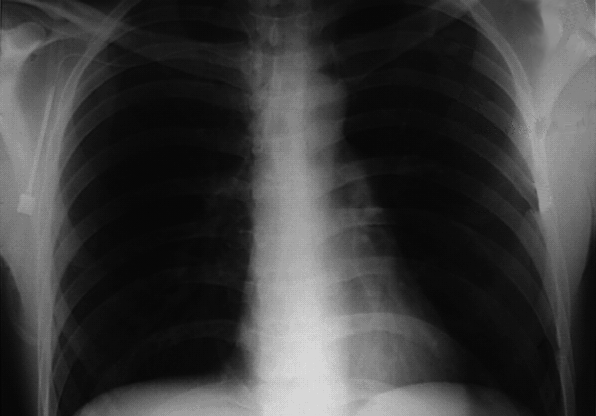
#> input picture Lab2/pics/xRayChest.tif, 596 x 416 px
$ python equalization.py
#> lines starting #> are read from the running program, lines starting #| are printed output that depends on the picture
import numpy as np
import matplotlib.pyplot as plt
from skimage import io, color, exposure

# Load the input image
image_path = './pics/xRayChest.tif'
tif_image = io.imread(image_path)
#> tif_image is the input picture: shape (416, 596); min 3, max 227, mean 59.9

# Convert the image to grayscale if it has multiple channels
if tif_image.ndim == 3:  # Check if the image has multiple channels
    tif_gray = color.rgb2gray(tif_image)
else:
    tif_gray = tif_image

# Calculate the histogram of the input image
hist_original, bins_original = np.histogram(tif_gray, bins=256, range=(0, 255))
#> hist_original = 256 values, max 21086 at index 11, min 0 at index 0, mean 968.5; bins_original = 257 values from 0 to 255

# Calculate the cumulative distribution function (CDF)
cdf = np.cumsum(hist_original)
#> cdf = 256 values from 0 to 247936

# Normalize the CDF to span the entire intensity range (0 to 255)
cdf_normalized = cdf / cdf[-1]
#> cdf_normalized = 256 values from 0 to 1

# Create a lookup table to map pixel values
equalization_lookup = (cdf_normalized * 255).astype(np.uint8)
#> equalization_lookup = 256 values from 0 to 255

# Apply the lookup table to the image to perform equalization
equalized_image = equalization_lookup[tif_gray]
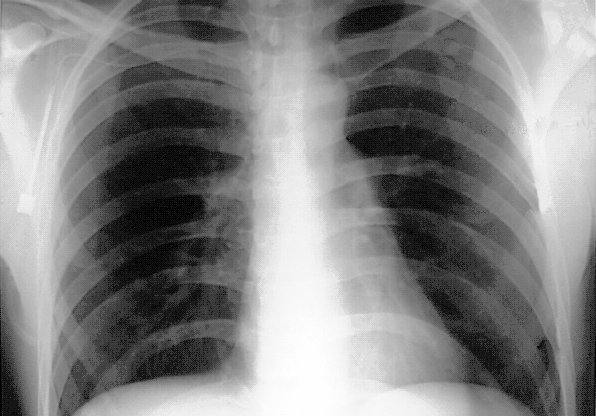
#> equalized_image: shape (416, 596); min 0, max 255, mean 130.7

# Perform histogram equalization using a built-in function
equalized_image_builtin = exposure.equalize_hist(tif_gray)

# Calculate the histogram of the equalized image
hist_equalized, bins_equalized = np.histogram(equalized_image, bins=256, range=(0, 255))
#> hist_equalized = 256 values, max 21086 at index 53, min 0 at index 1, mean 968.5; bins_equalized = 257 values from 0 to 255

cdf2 = np.cumsum(hist_equalized)
#> cdf2 = 256 values from 103 to 247936
cdf2_normalized = cdf2 / cdf2[-1]
#> cdf2_normalized = 256 values from 0.000415 to 1

# Plot the original histogram
plt.figure(figsize=(18, 4))
plt.subplot(131)
plt.hist(tif_gray.ravel(), bins=256, range=(0, 255))
plt.title('Original Histogram')
plt.xlabel('Pixel Value')
plt.ylabel('Frequency')

# Plot the equalized histogram
plt.subplot(132)
plt.hist(equalized_image.ravel(), bins=256, range=(0, 255))
plt.title('Equalized Histogram')
plt.xlabel('Pixel Value')
plt.ylabel('Frequency')

# Plot the cumulative density function (CDF)
plt.subplot(133)
plt.plot(bins_equalized[:-1], cdf2_normalized, color='blue')
plt.title('Cumulative Density')
plt.xlabel('Pixel Value')
plt.ylabel('CDF')

# Plot the cumulative density function after equalization (CDF)
plt.subplot(133)
plt.plot(bins_original[:-1], cdf_normalized, color='black')
plt.title('Cumulative Density equalized')
plt.xlabel('Pixel Value')
plt.ylabel('CDF')

plt.tight_layout()
plt.show()
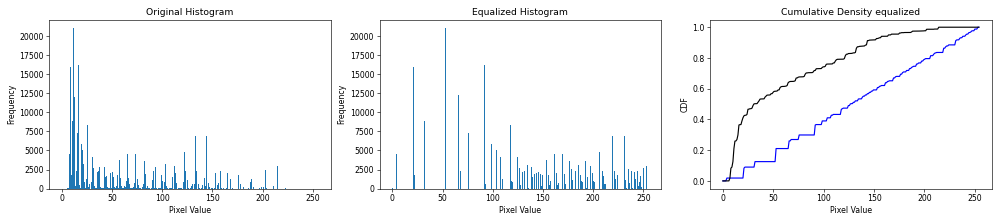
#> figure drawn by matplotlib, 3 panels; panel 1: tallest bar 21086 high, from x = 10.96 to 11.95; panel 2: tallest bar 21086 high, from x = 52.79 to 53.79; panel 3: curve peaks at x = 254, y = 1; panel 3: curve peaks at x = 226.1, y = 1

#-----------------------------------------------------------------------------------------

# Plot the original, manually equalized, and built-in equalized images
plt.figure(figsize=(18, 4))
plt.subplot(131)
plt.imshow(tif_gray, cmap='gray')
plt.title('Original Image')
plt.axis('off')

plt.subplot(132)
plt.imshow(equalized_image, cmap='gray')
plt.title('Manually Equalized Image')
plt.axis('off')

plt.subplot(133)
plt.imshow(equalized_image_builtin, cmap='gray')
plt.title('Built-in Equalized Image')
plt.axis('off')

plt.tight_layout()
plt.show()
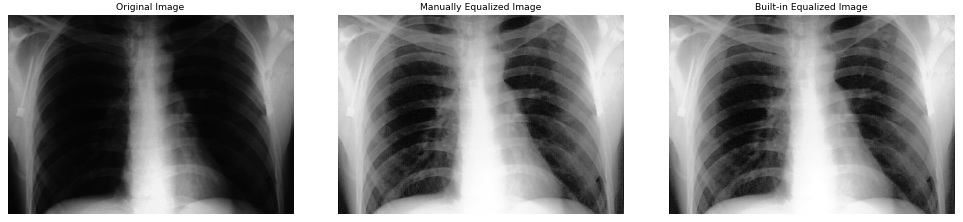
#> figure drawn by matplotlib, 3 panels

$ run again, with Lab2/pics/bloodCells.tif copied over Lab2/pics/xRayChest.tif
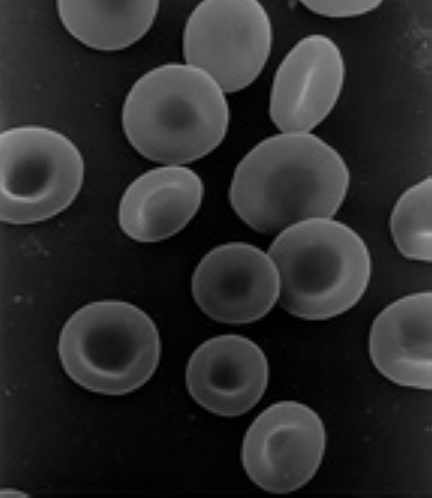
#> input picture Lab2/pics/bloodCells.tif, 432 x 498 px
#> tif_image is the input picture: shape (498, 432); min 0, max 176, mean 43.2
#> hist_original = 256 values, max 7895 at index 4, min 0 at index 168, mean 840.4; bins_original = 257 values from 0 to 255
#> cdf = 256 values from 1670 to 215136
#> cdf_normalized = 256 values from 0.00776 to 1
#> equalization_lookup = 256 values from 1 to 255
#> `equalized_image = equalization_lookup[tif_gray]`:
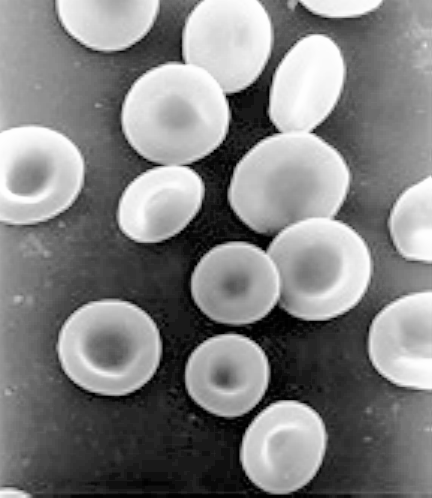
#> equalized_image: shape (498, 432); min 1, max 255, mean 128.5
#> hist_equalized = 256 values, max 7895 at index 25, min 0 at index 0, mean 840.4; bins_equalized = 257 values from 0 to 255
#> cdf2 = 256 values from 0 to 215136
#> cdf2_normalized = 256 values from 0 to 1
#> `plt.show()`:
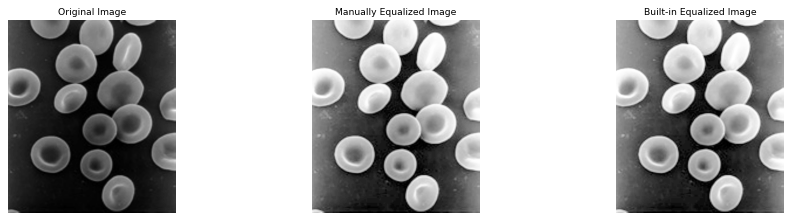
#> figure drawn by matplotlib, 3 panels

$ run again, with Lab2/pics/ctSkull.tif copied over Lab2/pics/xRayChest.tif
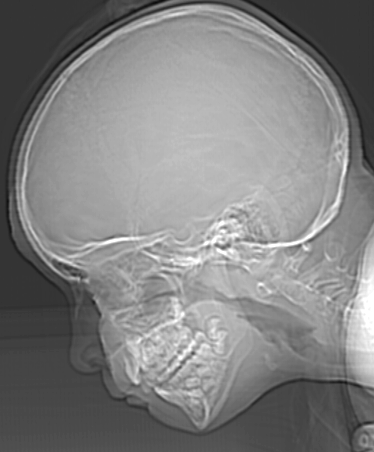
#> input picture Lab2/pics/ctSkull.tif, 374 x 452 px
#> tif_image is the input picture: shape (452, 374); min 12, max 255, mean 129.4
#> hist_original = 256 values, max 12310 at index 52, min 0 at index 0, mean 660.3; bins_original = 257 values from 0 to 255
#> cdf = 256 values from 0 to 169048
#> cdf_normalized = 256 values from 0 to 1
#> equalization_lookup = 256 values from 0 to 255
#> `equalized_image = equalization_lookup[tif_gray]`:
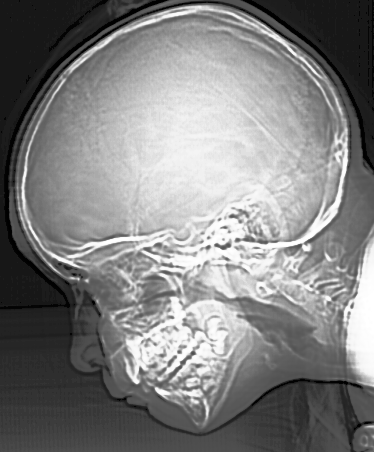
#> equalized_image: shape (452, 374); min 0, max 255, mean 129.3
#> hist_equalized = 256 values, max 12310 at index 23, min 0 at index 4, mean 660.3; bins_equalized = 257 values from 0 to 255
#> cdf2 = 256 values from 605 to 169048
#> cdf2_normalized = 256 values from 0.00358 to 1
#> `plt.show()`:
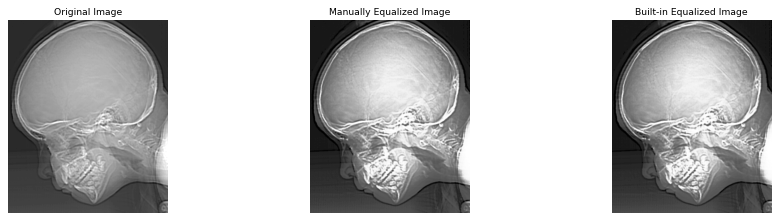
#> figure drawn by matplotlib, 3 panels
